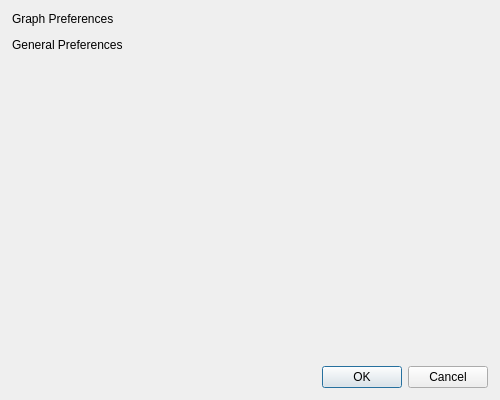
<?xml version="1.0" encoding="UTF-8"?>
<ui version="4.0">
 <class>SettingsDialog</class>
 <widget class="QDialog" name="SettingsDialog">
  <property name="geometry">
   <rect>
    <x>0</x>
    <y>0</y>
    <width>500</width>
    <height>400</height>
   </rect>
  </property>
  <property name="sizePolicy">
   <sizepolicy hsizetype="Preferred" vsizetype="Preferred">
    <horstretch>0</horstretch>
    <verstretch>0</verstretch>
   </sizepolicy>
  </property>
  <property name="minimumSize">
   <size>
    <width>500</width>
    <height>400</height>
   </size>
  </property>
  <property name="maximumSize">
   <size>
    <width>500</width>
    <height>400</height>
   </size>
  </property>
  <property name="sizeGripEnabled">
   <bool>false</bool>
  </property>
  <layout class="QVBoxLayout" name="verticalLayout_2">
   <property name="sizeConstraint">
    <enum>QLayout::SetDefaultConstraint</enum>
   </property>
   <property name="leftMargin">
    <number>12</number>
   </property>
   <property name="topMargin">
    <number>12</number>
   </property>
   <property name="rightMargin">
    <number>12</number>
   </property>
   <property name="bottomMargin">
    <number>12</number>
   </property>
   <item>
    <widget class="QScrollArea" name="scrollArea">
     <property name="frameShape">
      <enum>QFrame::NoFrame</enum>
     </property>
     <property name="frameShadow">
      <enum>QFrame::Plain</enum>
     </property>
     <property name="lineWidth">
      <number>0</number>
     </property>
     <property name="horizontalScrollBarPolicy">
      <enum>Qt::ScrollBarAlwaysOff</enum>
     </property>
     <property name="widgetResizable">
      <bool>true</bool>
     </property>
     <widget class="QWidget" name="scrollAreaWidgetContents">
      <property name="geometry">
       <rect>
        <x>0</x>
        <y>0</y>
        <width>476</width>
        <height>76</height>
       </rect>
      </property>
      <property name="sizePolicy">
       <sizepolicy hsizetype="Preferred" vsizetype="Fixed">
        <horstretch>0</horstretch>
        <verstretch>0</verstretch>
       </sizepolicy>
      </property>
      <layout class="QVBoxLayout" name="scrollAreaLayout">
       <property name="leftMargin">
        <number>0</number>
       </property>
       <property name="topMargin">
        <number>0</number>
       </property>
       <property name="rightMargin">
        <number>0</number>
       </property>
       <property name="bottomMargin">
        <number>0</number>
       </property>
       <item>
        <widget class="QLabel" name="graphLabel">
         <property name="sizePolicy">
          <sizepolicy hsizetype="Preferred" vsizetype="Fixed">
           <horstretch>0</horstretch>
           <verstretch>0</verstretch>
          </sizepolicy>
         </property>
         <property name="text">
          <string>Graph Preferences</string>
         </property>
        </widget>
       </item>
       <item>
        <widget class="AzToolsFramework::ReflectedPropertyEditor" name="propertyEditor" native="true">
         <property name="styleSheet">
          <string notr="true">
            QLabel{font-size: 13px;}
          </string>
         </property>
        </widget>
       </item>
       <item>
        <widget class="QLabel" name="generalLabel">
         <property name="sizePolicy">
          <sizepolicy hsizetype="Preferred" vsizetype="Fixed">
           <horstretch>0</horstretch>
           <verstretch>0</verstretch>
          </sizepolicy>
         </property>
         <property name="text">
          <string>General Preferences</string>
         </property>
        </widget>
       </item>
       <item>
        <widget class="AzToolsFramework::ReflectedPropertyEditor" name="previewSettingsPropertyEditor" native="true">
         <property name="styleSheet">
          <string notr="true">
            QLabel{font-size: 13px;}
          </string>
         </property>
        </widget>
       </item>
       <item>
        <spacer name="verticalSpacer">
         <property name="orientation">
          <enum>Qt::Vertical</enum>
         </property>
         <property name="sizeType">
          <enum>QSizePolicy::Fixed</enum>
         </property>
         <property name="sizeHint" stdset="0">
          <size>
           <width>10</width>
           <height>6</height>
          </size>
         </property>
        </spacer>
       </item>
      </layout>
     </widget>
    </widget>
   </item>
   <item>
    <layout class="QHBoxLayout" name="horizontalLayout">
     <item>
      <spacer name="horizontalSpacer">
       <property name="orientation">
        <enum>Qt::Horizontal</enum>
       </property>
       <property name="sizeHint" stdset="0">
        <size>
         <width>40</width>
         <height>10</height>
        </size>
       </property>
      </spacer>
     </item>
     <item>
      <widget class="QPushButton" name="ok">
       <property name="text">
        <string>OK</string>
       </property>
      </widget>
     </item>
     <item>
      <widget class="QPushButton" name="cancel">
       <property name="text">
        <string>Cancel</string>
       </property>
      </widget>
     </item>
    </layout>
   </item>
  </layout>
 </widget>
 <customwidgets>
  <customwidget>
   <class>AzToolsFramework::ReflectedPropertyEditor</class>
   <extends>QWidget</extends>
   <header location="global">AzToolsFramework/UI/PropertyEditor/ReflectedPropertyEditor.hxx</header>
   <container>1</container>
  </customwidget>
 </customwidgets>
 <resources/>
 <connections/>
</ui>
